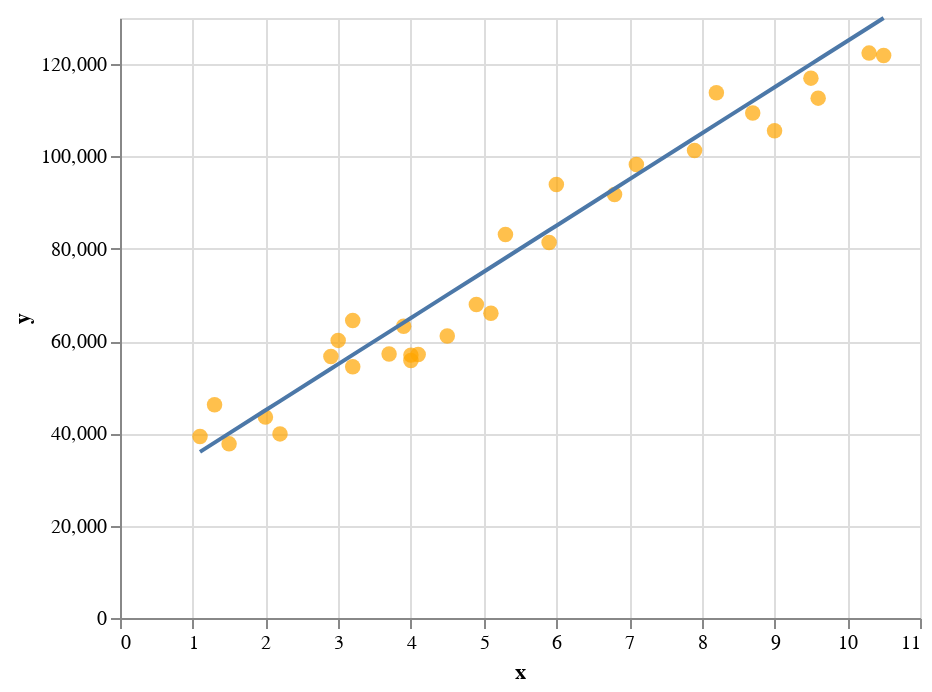

The notebook cell saved with this chart:
### Code cell
# Solution
check_parameters(a=10000, b=25000, x=x, y=y)

### Figure 1 — Vega-Lite specification as saved in the notebook (floating-point values rounded to 4 significant figures)
{"config": {"view": {"continuousWidth": 400, "continuousHeight": 300}}, "layer": [{"data": {"name": "data-1ee9df97fb10d69c78502e814767ebb8"}, "mark": {"type": "circle", "color": "orange", "size": 60}, "encoding": {"x": {"field": "x", "type": "quantitative"}, "y": {"field": "y", "type": "quantitative"}}}, {"data": {"name": "data-b524066f995352b0888eff802b7981f7"}, "mark": "line", "encoding": {"x": {"field": "x", "type": "quantitative"}, "y": {"field": "y", "type": "quantitative"}}}], "$schema": "https://vega.github.io/schema/vega-lite/v4.17.0.json", "datasets": {"data-1ee9df97fb10d69c78502e814767ebb8": [{"x": 1.1, "y": 39340.0}, {"x": 1.3, "y": 46200.0}, {"x": 1.5, "y": 37730.0}, {"x": 2.0, "y": 43520.0}, {"x": 2.2, "y": 39890.0}, {"x": 2.9, "y": 56640.0}, {"x": 3.0, "y": 60150.0}, {"x": 3.2, "y": 54440.0}, {"x": 3.2, "y": 64440.0}, {"x": 3.7, "y": 57190.0}, {"x": 3.9, "y": 63220.0}, {"x": 4.0, "y": 55790.0}, {"x": 4.0, "y": 56960.0}, {"x": 4.1, "y": 57080.0}, {"x": 4.5, "y": 61110.0}, {"x": 4.9, "y": 67940.0}, {"x": 5.1, "y": 66030.0}, {"x": 5.3, "y": 83090.0}, {"x": 5.9, "y": 81360.0}, {"x": 6.0, "y": 93940.0}, {"x": 6.8, "y": 91740.0}, {"x": 7.1, "y": 98270.0}, {"x": 7.9, "y": 101300.0}, {"x": 8.2, "y": 113800.0}, {"x": 8.7, "y": 109400.0}, {"x": 9.0, "y": 105600.0}, {"x": 9.5, "y": 117000.0}, {"x": 9.6, "y": 112600.0}, {"x": 10.3, "y": 122400.0}, {"x": 10.5, "y": 121900.0}], "data-b524066f995352b0888eff802b7981f7": [{"x": 1.1, "y": 36000.0}, {"x": 1.3, "y": 38000.0}, {"x": 1.5, "y": 40000.0}, {"x": 2.0, "y": 45000.0}, {"x": 2.2, "y": 47000.0}, {"x": 2.9, "y": 54000.0}, {"x": 3.0, "y": 55000.0}, {"x": 3.2, "y": 57000.0}, {"x": 3.2, "y": 57000.0}, {"x": 3.7, "y": 62000.0}, {"x": 3.9, "y": 64000.0}, {"x": 4.0, "y": 65000.0}, {"x": 4.0, "y": 65000.0}, {"x": 4.1, "y": 66000.0}, {"x": 4.5, "y": 70000.0}, {"x": 4.9, "y": 74000.0}, {"x": 5.1, "y": 76000.0}, {"x": 5.3, "y": 78000.0}, {"x": 5.9, "y": 84000.0}, {"x": 6.0, "y": 85000.0}, {"x": 6.8, "y": 93000.0}, {"x": 7.1, "y": 96000.0}, {"x": 7.9, "y": 104000.0}, {"x": 8.2, "y": 107000.0}, {"x": 8.7, "y": 112000.0}, {"x": 9.0, "y": 115000.0}, {"x": 9.5, "y": 120000.0}, {"x": 9.6, "y": 121000.0}, {"x": 10.3, "y": 128000.0}, {"x": 10.5, "y": 130000.0}]}}
